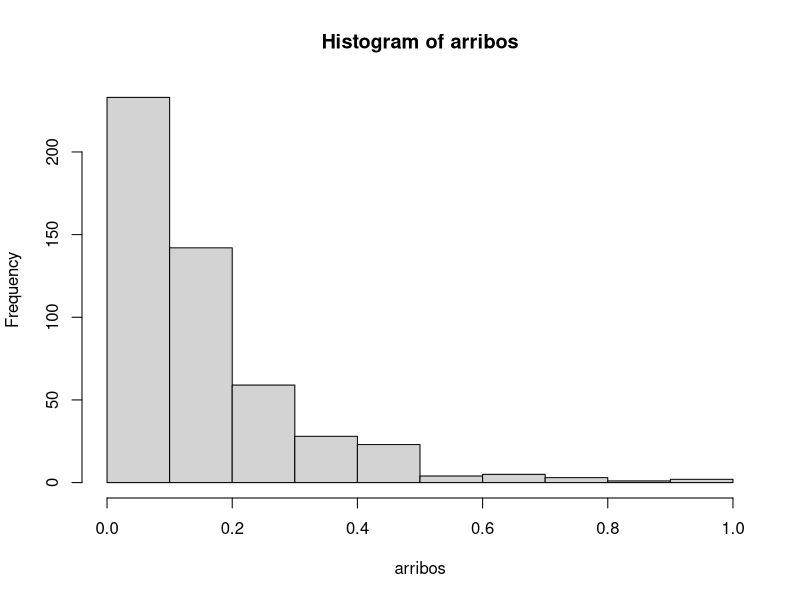
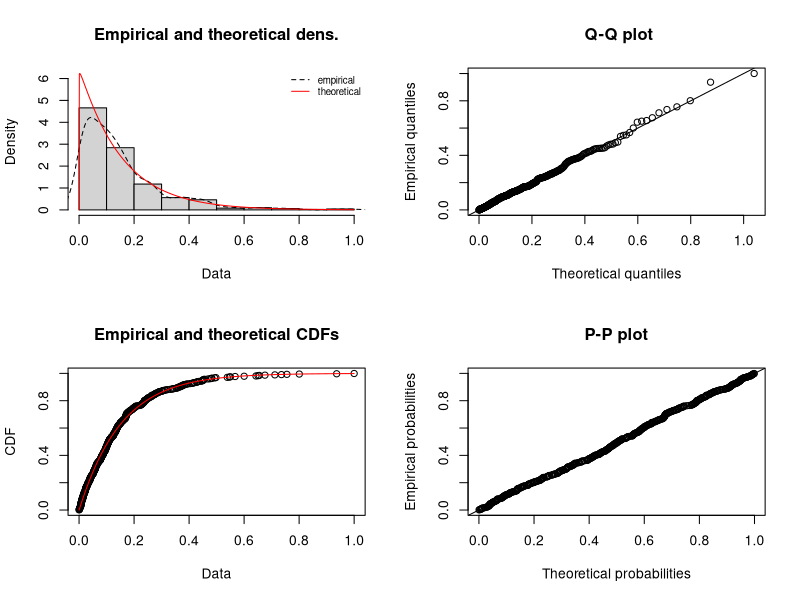
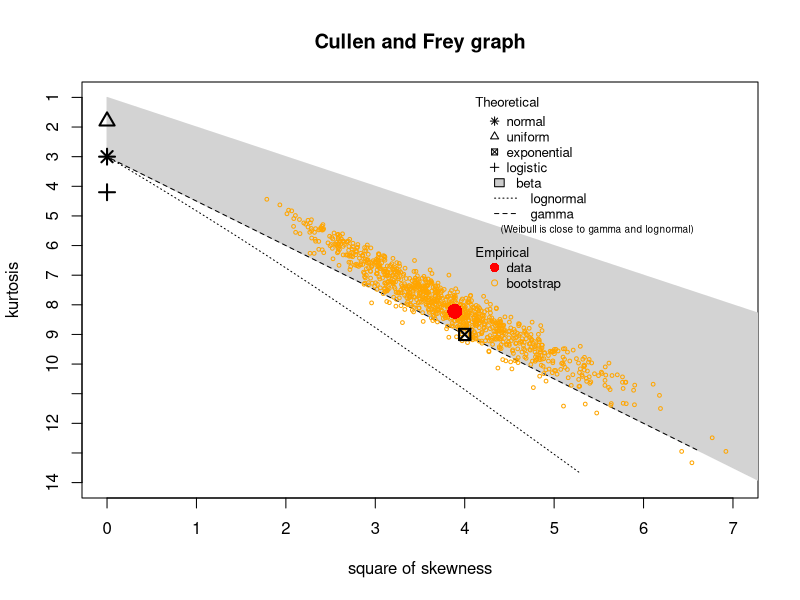

Recreate these plots in R, in order.
# Import de la libreria
library(fitdistrplus)
# Lectura de los CSV
tiempos_arribo <- read.csv("tiempo_arribo.csv")
arribos_mean <- mean(tiempos_arribo$x)
# Normalizacion de los datos entre [0, 1]
arribos = tiempos_arribo$x / max(tiempos_arribo$x)
# Graficación de los histogramas
hist(arribos, plot=TRUE)
# Obtencion de los parametros para "gamma"
ans_arribos <- fitdist(arribos, distr = "gamma",method = "mme")
print(ans_arribos)
plot(ans_arribos, demp = TRUE)
descdist(arribos, boot = 1000)
# Mean de arribos
print(arribos_mean)
# Coeficiente de variación
print(sqrt(var(tiempos_arribo$x))/arribos_mean)
# shape o factor forma
print(1/ans_arribos$estimate["shape"])
# rate es beta y el software JMT requiere Tita que es igual a 1/beta
print("Imprimir tita")
tita <- 1/(ans_arribos$estimate["rate"])
print(tita)
